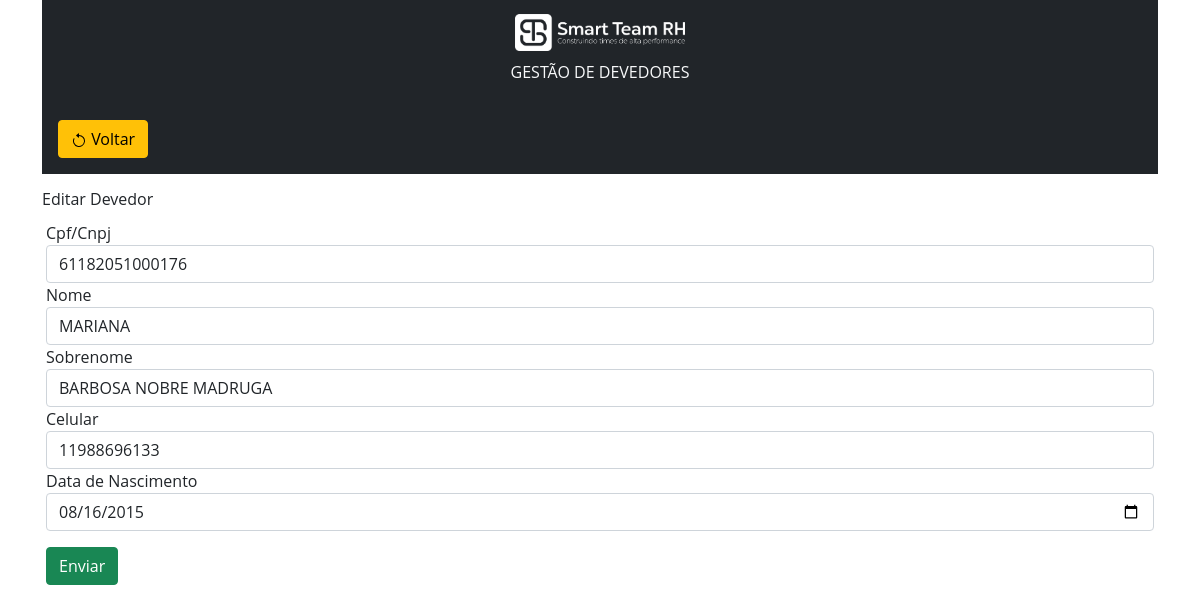
Screenshot of /devedor-editar.php?id=10 with the database file from the repository.
### tables this page shows
CREATE TABLE `devedores` (
  `id` int(11) unsigned NOT NULL AUTO_INCREMENT,
  `nome` varchar(255) DEFAULT NULL,
  `sobrenome` varchar(255) DEFAULT NULL,
  `telefone` varchar(255) DEFAULT NULL,
  `celular` varchar(255) DEFAULT NULL,
  `documento` bigint(14) unsigned DEFAULT NULL,
  `nascimento` date NOT NULL,
  PRIMARY KEY (`id`)
);

### devedor-editar.php (called while the page is built, shortened)
<?php
$IdDevedor = filter_input(INPUT_GET, 'id', FILTER_VALIDATE_INT);
$devedor = Devedor::getDevedor($IdDevedor);
include __DIR__ . '/includes/header.php';
include __DIR__ . '/includes/devedor-form.php';
include __DIR__ . '/includes/footer.php';

### app/Db/Database.php (called while the page is built, shortened)
<?php
class Database {
    private $table;
    private $connection;
    public function __construct($table = null) {
        $this->table = $table;
    }
    private function setConnection() {
        try {
            $dsn = 'mysql:host=' . self::HOST . ';dbname=' . self::NAME;
            $options = [PDO::MYSQL_ATTR_INIT_COMMAND => 'SET NAMES UTF8'];
            $this->connection = new PDO($dsn, self::USER, self::PASS, $options);
            $this->connection->setAttribute(PDO::ATTR_ERRMODE, PDO::ERRMODE_EXCEPTION);
        } catch (PDOException $e) {
            die('ERROR: ' . $e->getMessage());
        }
    }
    public function execute($query, $params = []) {
        try {
            $statement = $this->connection->prepare($query);
            $statement->execute($params);
            return $statement;
        } catch (PDOException $e) {
            die('ERROR: ' . $e->getMessage());
        }
    }
    public function select($where = null, $order = null, $limit = null, $fields = '*') {
        $where = strlen($where) ? 'WHERE ' . $where : '';
        $order = strlen($order) ? 'ORDER BY ' . $order : '';
        $limit = strlen($limit) ? 'LIMIT ' . $limit : '';
        $query = 'SELECT ' . $fields . ' FROM ' . $this->table . ' ' . $where . ' ' . $order . ' ' . $limit . '';
        return $this->execute($query);
    }
}

### app/Entity/Devedor.php (called while the page is built, shortened)
<?php
class Devedor {
    private $nome;
    private $sobrenome;
    private $celular;
    private $documento;
    private $nascimento;
    public static function getDevedor($id) {
        return (new Database('devedores'))->select('id = ' . $id)
                        ->fetchObject(self::class);
    }
    public function getNome(): string {
        return $this->nome;
    }
    public function getSobrenome(): string {
        return $this->sobrenome;
    }
    public function getCelular(): string {
        return $this->celular;
    }
    public function getDocumento(): string {
        return $this->documento;
    }
    public function getNascimento(): string {
        return $this->nascimento;
    }
}

### includes/devedor-form.php (the view, shortened to what this page needs)
<main>
    <section class="bg-dark text-light p-3">
        <a href="index.php">
            <button class="btn btn-warning">
                Voltar
            </button>
        </a>
    </section>
    <div class="row">
        <div class="col">
            <h2 class="h6 text-left text-dark mt-3"><?= TITLE ?></h2>
            <form class="p-1" method="post">
                <div class="form-group">
                    <label>Cpf/Cnpj</label>
                    <input type="text" name="documento" value="<?= isset($devedor) ? $devedor->getDocumento() : '' ?>" class="form-control" required>
                </div>
                <div class="form-group">
                    <label>Nome</label>
                    <input type="text" name="nome" value="<?= isset($devedor) ? $devedor->getNome() : '' ?>" class="form-control" required>
                </div>
                <div class="form-group">
                    <label>Sobrenome</label>
                    <input type="text" name="sobrenome" value="<?= isset($devedor) ? $devedor->getSobrenome() : '' ?>" class="form-control" required>
                </div>
                <div class="form-group">
                    <label>Celular</label>
                    <input type="text" name="celular" id="celular" value="<?= isset($devedor) ? $devedor->getCelular() : '' ?>" class="form-control" required>
                </div>
                <div class="form-group">
                    <label>Data de Nascimento</label>
                    <input type="date" name="nascimento" value="<?= isset($devedor) ? $devedor->getNascimento() : '' ?>" class="form-control" required>
                </div>
                <div class="form-group mt-3">
                    <button type="submit" class="btn btn-success">Enviar</button>
                </div>
            </form>
        </div>
    </div>
</main>

### style.css (style rules this page uses)
* { font-family: 'Open Sans', sans-serif; }

### rows the page displays
devedores: documento "61182051000176", nome "MARIANA", sobrenome "BARBOSA NOBRE MADRUGA", celular "11988696133", nascimento "08/16/2015"

### other values shown
TITLE "Editar Devedor"
